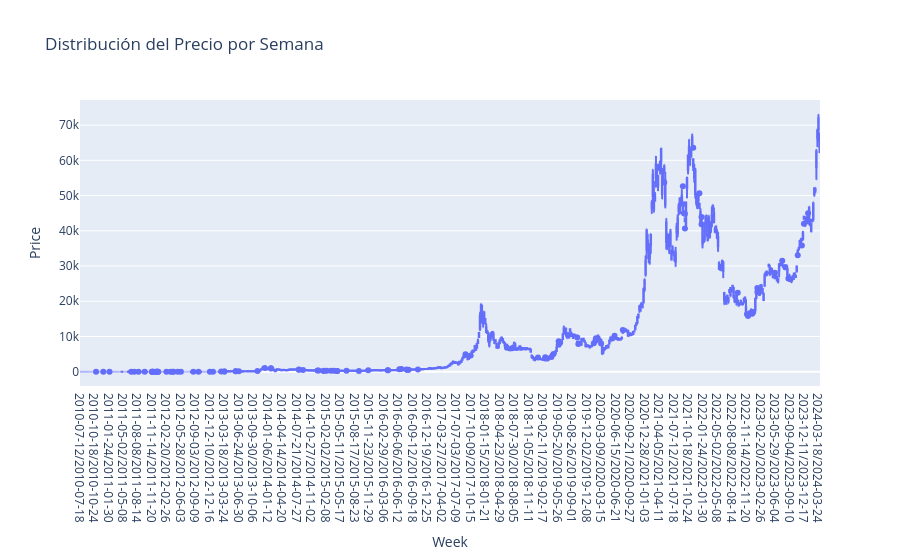
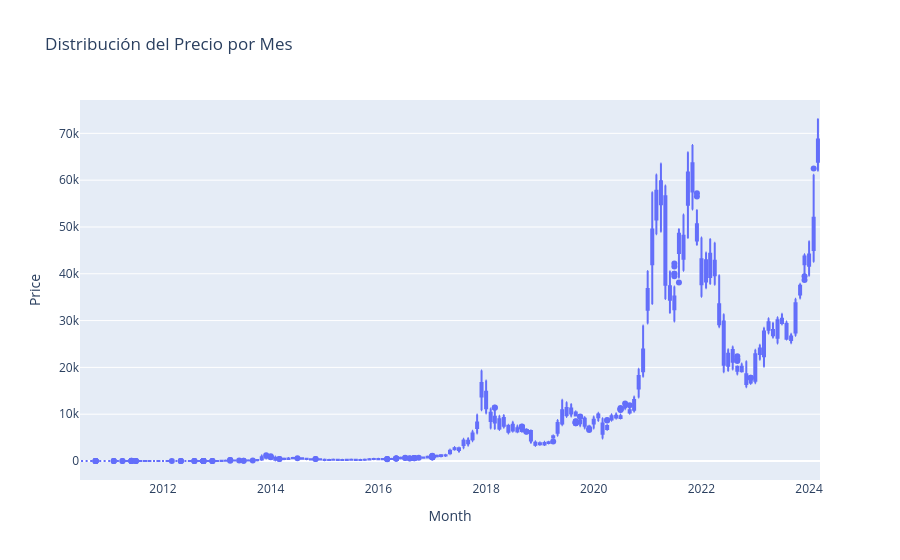
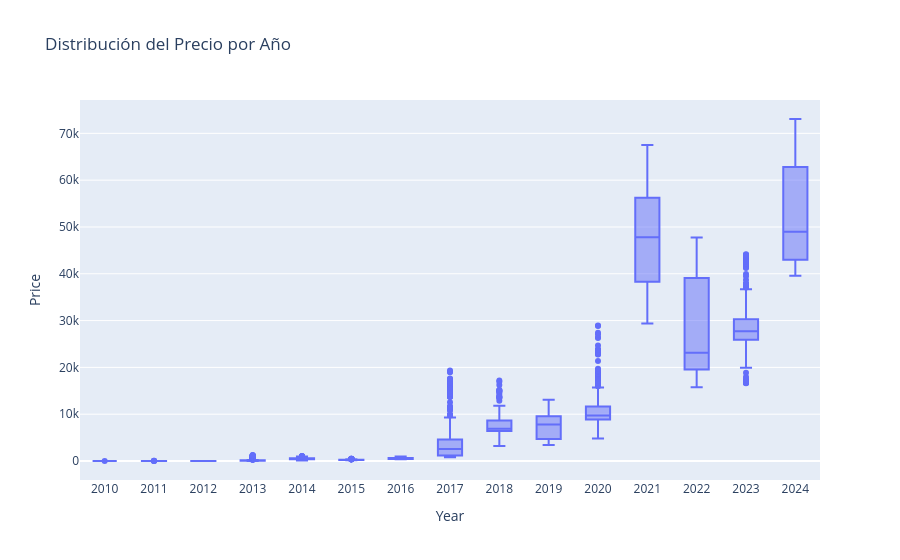

The cell these charts' notebook holds for them, in order:
### Code cell
# Conviersión de todas las columnas de tipo Period a str antes de graficar:

df['Year'] = df.index.to_period('Y').astype(str)
df['Month'] = df.index.to_period('M').astype(str)  # Convertir 'Month' a string
df['Week'] = df.index.to_period('W').astype(str)   # Convertir 'Week' a string

# Gráficos de subseries por semana, mes y año.
fig_weekly = px.box(df, x='Week', y='Price', title='Distribución del Precio por Semana')
fig_weekly.show()

fig_monthly = px.box(df, x='Month', y='Price', title='Distribución del Precio por Mes')
fig_monthly.show()

fig_yearly = px.box(df, x='Year', y='Price', title='Distribución del Precio por Año')
fig_yearly.show()

### Figure 1 — Plotly figure (JSON) as saved in the notebook; plotly's stock layout.template omitted (floating-point values rounded to 4 significant figures; data arrays with more than 128 entries replaced by an {"elided": "..."} marker saying what was removed)
{"data": [{"alignmentgroup": "True", "hovertemplate": "Week=%{x}<br>Price=%{y}<extra></extra>", "legendgroup": "", "marker": {"color": "#636efa"}, "name": "", "notched": false, "offsetgroup": "", "orientation": "v", "showlegend": false, "type": "box", "x": {"elided": "4999 str values"}, "x0": " ", "xaxis": "x", "y": {"elided": "4999 float values"}, "y0": " ", "yaxis": "y"}], "layout": {"boxmode": "group", "legend": {"tracegroupgap": 0}, "title": {"text": "Distribución del Precio por Semana"}, "xaxis": {"anchor": "y", "domain": [0, 1], "title": {"text": "Week"}}, "yaxis": {"anchor": "x", "domain": [0, 1], "title": {"text": "Price"}}}}

### Figure 2 — Plotly figure (JSON) as saved in the notebook; plotly's stock layout.template omitted (floating-point values rounded to 4 significant figures; data arrays with more than 128 entries replaced by an {"elided": "..."} marker saying what was removed)
{"data": [{"alignmentgroup": "True", "hovertemplate": "Month=%{x}<br>Price=%{y}<extra></extra>", "legendgroup": "", "marker": {"color": "#636efa"}, "name": "", "notched": false, "offsetgroup": "", "orientation": "v", "showlegend": false, "type": "box", "x": {"elided": "4999 str values"}, "x0": " ", "xaxis": "x", "y": {"elided": "4999 float values"}, "y0": " ", "yaxis": "y"}], "layout": {"boxmode": "group", "legend": {"tracegroupgap": 0}, "title": {"text": "Distribución del Precio por Mes"}, "xaxis": {"anchor": "y", "domain": [0, 1], "title": {"text": "Month"}}, "yaxis": {"anchor": "x", "domain": [0, 1], "title": {"text": "Price"}}}}

### Figure 3 — Plotly figure (JSON) as saved in the notebook; plotly's stock layout.template omitted (floating-point values rounded to 4 significant figures; data arrays with more than 128 entries replaced by an {"elided": "..."} marker saying what was removed)
{"data": [{"alignmentgroup": "True", "hovertemplate": "Year=%{x}<br>Price=%{y}<extra></extra>", "legendgroup": "", "marker": {"color": "#636efa"}, "name": "", "notched": false, "offsetgroup": "", "orientation": "v", "showlegend": false, "type": "box", "x": {"elided": "4999 str values"}, "x0": " ", "xaxis": "x", "y": {"elided": "4999 float values"}, "y0": " ", "yaxis": "y"}], "layout": {"boxmode": "group", "legend": {"tracegroupgap": 0}, "title": {"text": "Distribución del Precio por Año"}, "xaxis": {"anchor": "y", "domain": [0, 1], "title": {"text": "Year"}}, "yaxis": {"anchor": "x", "domain": [0, 1], "title": {"text": "Price"}}}}
